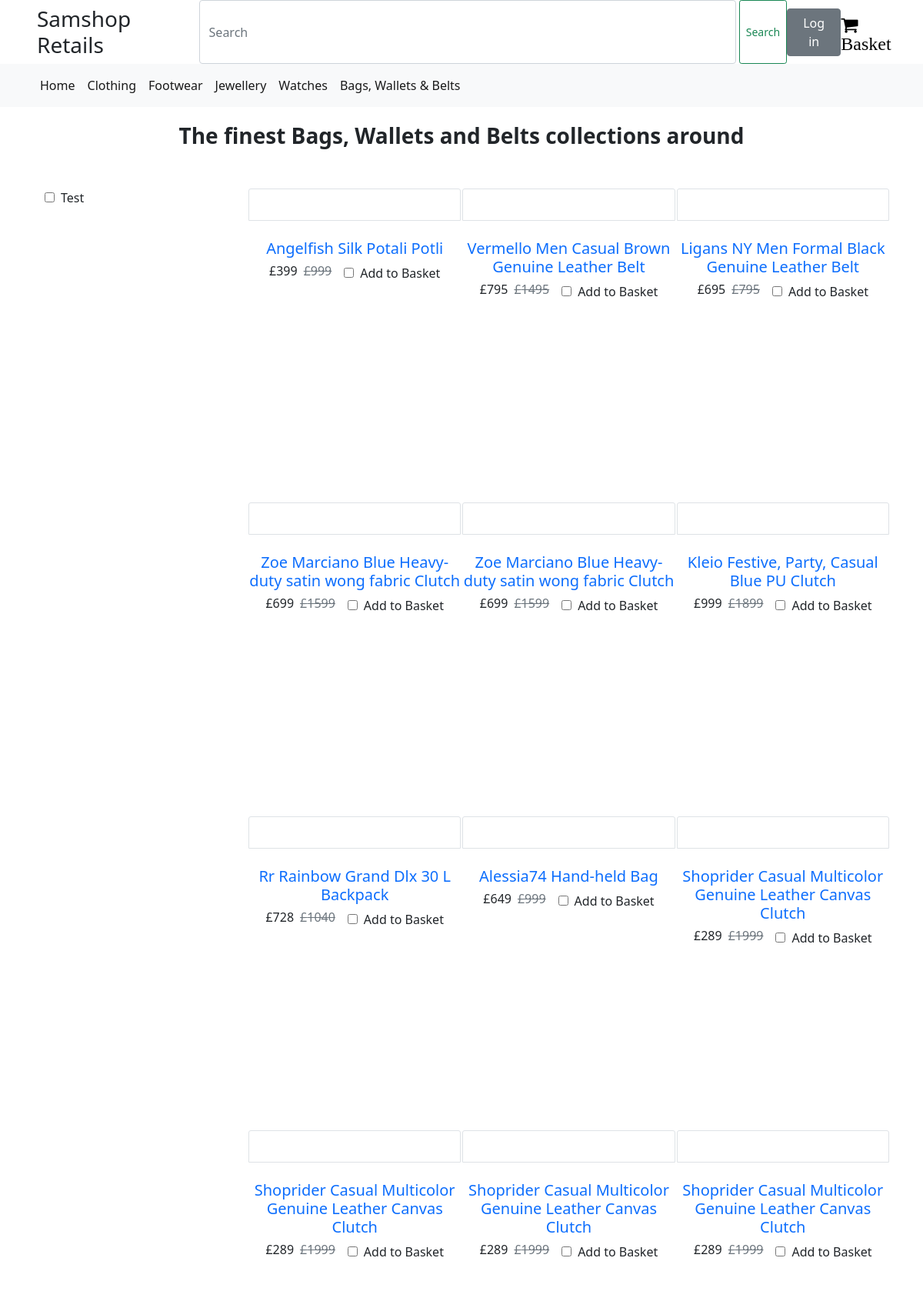
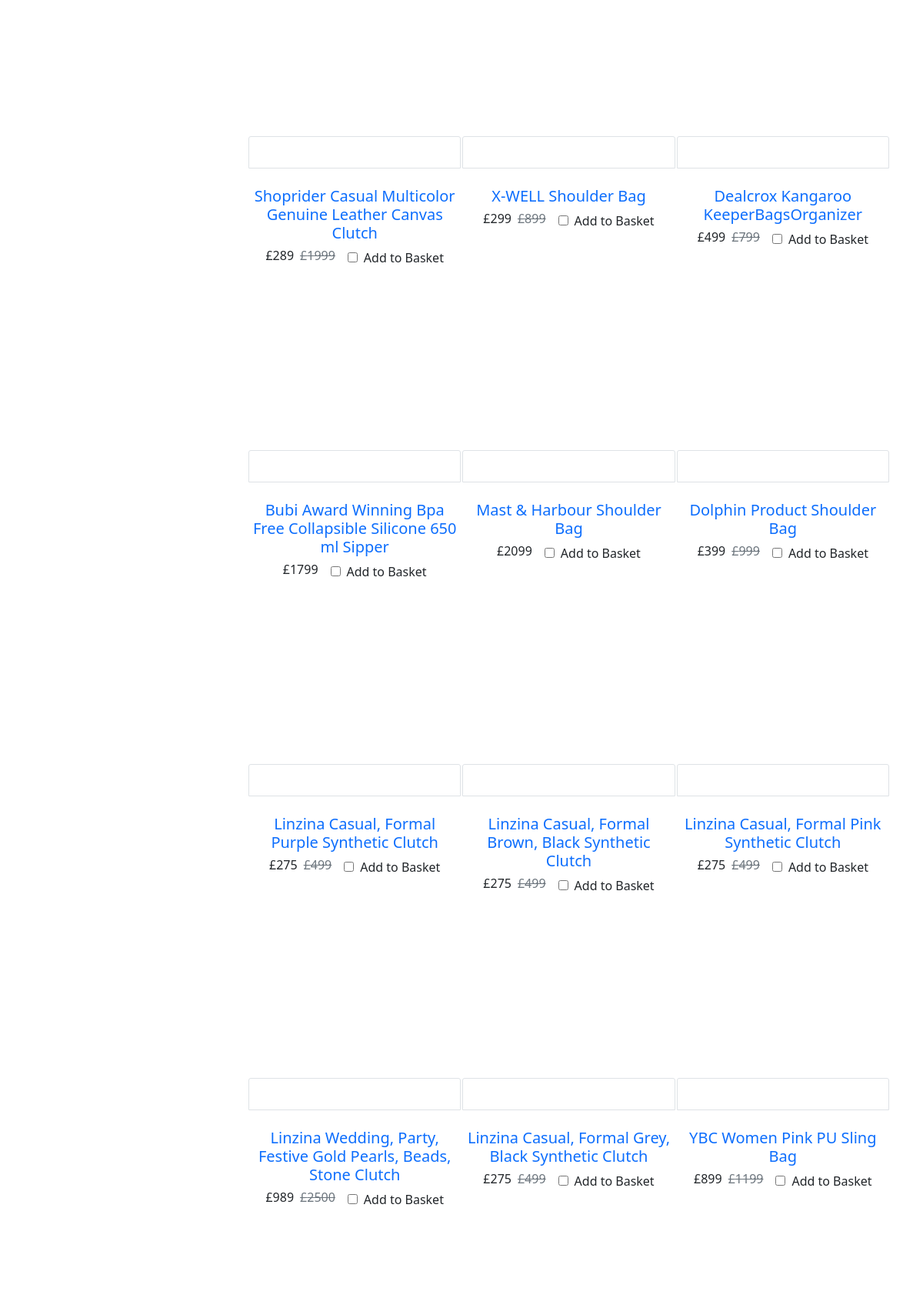
The page /bags (upper part) on the database its author committed (2 pictures, top to bottom).
### samshop/models.py (models this page shows, shortened)
class ProductDetails(models.Model):
    item_name = models.CharField(max_length=2000)
    main_category = models.ForeignKey(MainCategory, on_delete=models.CASCADE)
    sub_category = models.ForeignKey(SubCategory, on_delete=models.CASCADE)
    retail_price = models.IntegerField()
    disc_price = models.IntegerField()
    image1 = models.URLField(max_length=1000)
    image2 = models.URLField(max_length=1000)
    image3 = models.URLField(max_length=1000)
    image4 = models.URLField(max_length=1000)

### samshop/views/general.py (the view)
# urls.py: path('bags', views.bags, name='bags'),
def bags(request):
    data = ProductDetails.objects.filter(main_category=236)
    paginator = Paginator(data, 51)
    page_number = request.GET.get('page')
    page_obj = paginator.get_page(page_number)
    return render(request, 'samshop/bags.html', {'page_obj': page_obj})

### samshop/templates/samshop/bags.html (shortened to what this page needs)
{% extends 'samshop/base.html' %}
{% block content %}
<div>
    <div>
        <div class="mt-3 d-flex justify-content-center">
            <span class="fs-3 fw-bold">The finest Bags, Wallets and Belts collections around</span>
        </div>
        <div class="container d-flex justify-content-between mt-5">
      <div class="col-lg-2">
        <form>
          <input type="checkbox" class="ms-3"><label class="ms-2">Test</label>
        </form>
      </div>
      <div class="col-lg-9  d-flex justify-content-evenly flex-wrap col-md-6 col-sm-12 pb-1">
        {% for row in page_obj %}
        <div class="card product-item border-0 mb-2 border"  style="width: 33%; height: 400px;">
          <div class="card-header border position-relative overflow-hidden bg-transparent">
          </div>
          <div class="card-body border-left border-right text-center p-0 pt-4 pb-3 d-flex flex-column align-items-center">
            <a href="" class="text-decoration-none"><h5 class=" mb-2">{{row.item_name}}</h5></a>
            <div class="d-flex justify-content-center">
              <h6>£{{row.disc_price}}</h6>
              {% if row.disc_price < row.retail_price %}
              <h6 class="text-muted ms-2"><del>£{{row.retail_price}}</del></h6>
              {% endif %}
              <form method="post" action="" class="ms-3">
                <input type="checkbox" name="" id="" onchange="submit"><label class="ms-2">Add to Basket</label>
              </form>
            </div>
          </div>
        </div>
        {% endfor %}
      </div>
    </div>
    </div>
{% endblock %}

### rows shown on the page
ProductDetails: item_name "Angelfish Silk Potali Potli", disc_price "399", retail_price "999"
ProductDetails: item_name "Vermello Men Casual Brown Genuine Leather Belt", disc_price "795", retail_price "1495"
ProductDetails: item_name "Ligans NY Men Formal Black Genuine Leather Belt", disc_price "695", retail_price "795"
ProductDetails: item_name "Zoe Marciano Blue Heavy-duty satin wong fabric Clutch", disc_price "699", retail_price "1599"
ProductDetails: item_name "Zoe Marciano Blue Heavy-duty satin wong fabric Clutch", disc_price "699", retail_price "1599"
ProductDetails: item_name "Kleio Festive, Party, Casual Blue PU Clutch", disc_price "999", retail_price "1899"
ProductDetails: item_name "Rr Rainbow Grand Dlx 30 L Backpack", disc_price "728", retail_price "1040"
ProductDetails: item_name "Alessia74 Hand-held Bag", disc_price "649", retail_price "999"
ProductDetails: item_name "Shoprider Casual Multicolor Genuine Leather Canvas Clutch", disc_price "289", retail_price "1999"
ProductDetails: item_name "Shoprider Casual Multicolor Genuine Leather Canvas Clutch", disc_price "289", retail_price "1999"
ProductDetails: item_name "Shoprider Casual Multicolor Genuine Leather Canvas Clutch", disc_price "289", retail_price "1999"
ProductDetails: item_name "Shoprider Casual Multicolor Genuine Leather Canvas Clutch", disc_price "289", retail_price "1999"
ProductDetails: item_name "Shoprider Casual Multicolor Genuine Leather Canvas Clutch", disc_price "289", retail_price "1999"
ProductDetails: item_name "X-WELL Shoulder Bag", disc_price "299", retail_price "899"
ProductDetails: item_name "Dealcrox Kangaroo KeeperBagsOrganizer", disc_price "499", retail_price "799"
ProductDetails: item_name "Bubi Award Winning Bpa Free Collapsible Silicone 650 ml Sipper", disc_price "1799"
ProductDetails: item_name "Mast & Harbour Shoulder Bag", disc_price "2099"
ProductDetails: item_name "Dolphin Product Shoulder Bag", disc_price "399", retail_price "999"
ProductDetails: item_name "Linzina Casual, Formal Purple Synthetic Clutch", disc_price "275", retail_price "499"
ProductDetails: item_name "Linzina Casual, Formal Brown, Black Synthetic Clutch", disc_price "275", retail_price "499"
ProductDetails: item_name "Linzina Casual, Formal Pink Synthetic Clutch", disc_price "275", retail_price "499"
ProductDetails: item_name "Linzina Wedding, Party, Festive Gold Pearls, Beads, Stone Clutch", disc_price "989", retail_price "2500"
ProductDetails: item_name "Linzina Casual, Formal Grey, Black Synthetic Clutch", disc_price "275", retail_price "499"
ProductDetails: item_name "YBC Women Pink PU Sling Bag", disc_price "899", retail_price "1199"
